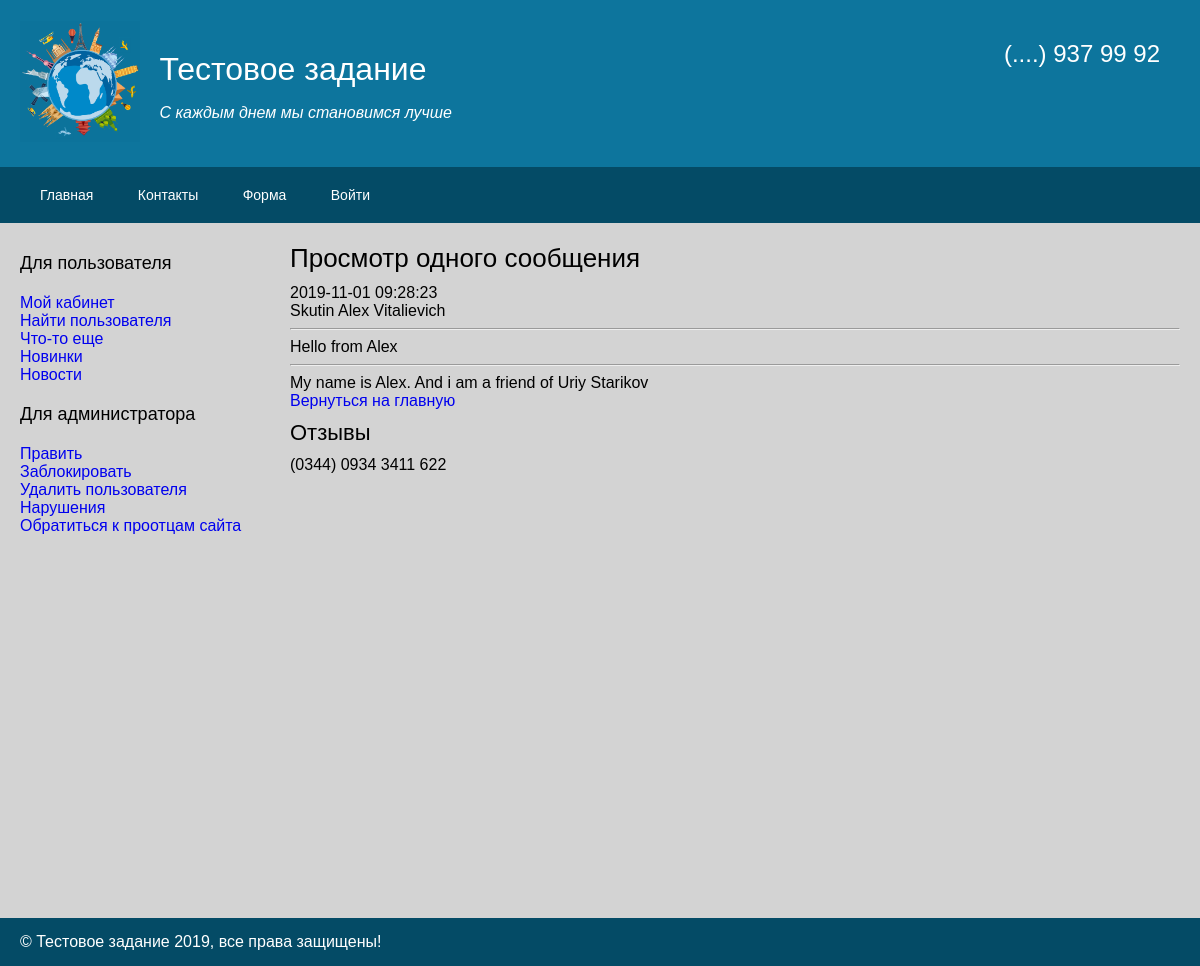
Screenshot of /messages/one/3 with the database file from the repository.
### tables this page shows
CREATE TABLE `messages` (
  `id_message` int(10) UNSIGNED NOT NULL,
  `dt` timestamp NOT NULL DEFAULT current_timestamp(),
  `full_name` varchar(64) NOT NULL,
  `name` varchar(64) NOT NULL,
  `text` text NOT NULL
);

### Core/Template.php (called while the page is built, shortened)
<?php
    class Template{
        protected $globalVars;
        protected function __construct(){
            $this->globalVars = [];
        }
        public function addGlobal($name, $value){
            $this->globalVars[$name] = $value;
        }
        public function render($fname, $params = []){
            extract($this->globalVars);
            extract($params);
            include "View/{$fname}.php";
            return ob_get_clean();
        }
    }

### Controllers/Base.php (called while the page is built, shortened)
<?php
    abstract class Base{
        protected $templateBuilder;
        public function __construct(){
            $this->templateBuilder = Template::instance();
        }
        public function load($params){
            $this->params = $params;
        }
        public function template($path, $params = []){
            return $this->template = $this->templateBuilder->render($path, $params);
        }
    }

### Controllers/Messages.php (called while the page is built, shortened)
<?php
    class Messages extends Client {
        protected $model;
        public function __construct(){
            $this->model = new Model();
        }
        public function action_one(){
            $id = $this->params[2] ?? '';
            $message = $this->model->one($id);
            if($message === false){
                throw new Exceptions\E404('message not found');
            } else{
                $this->content = $this->template('v_one', [
                    'id' => $id,
                    'message' => $message
                ]);
            }
        }
    }

### autoload.php (called while the page is built, shortened)
<?php
    spl_autoload_register(function($className){
        $path = str_replace('\\', '/', $className) . '.php';
    });

### Core/Sql.php (called while the page is built, shortened)
<?php
    class Sql{
        protected static $instance;
        protected $db;
        public static function instance(){
            if(self::$instance == null){
                self::$instance = new self();
            }
            return self::$instance;
        }
        protected function __construct(){
            $this->db = new PDO ('mysql:host=localhost;dbname=phpcource', 'root', '');
            $this->db->exec('SET NAMES UTF8');
        }
        public function select($sql, $params = []){
            return $this->query($sql, $params)->fetchAll();
        }
        public function query($sql, $params = []){
            $query = $this->db->prepare($sql);
            $query->execute($params);
            return $query;
        }
        protected function checkError($query)
        {
            $info = $query->errorInfo();
        }
        public function one ($table, $where, $whereParams = []){
            $sql = "SELECT * FROM $table WHERE $where";
            return $this->select($sql, $whereParams);
        }
    }

### Core/Model.php (called while the page is built, shortened)
<?php
    abstract class Model
    {
        protected $db;
        protected $table;
        protected $pk;
        public function __construct(){
            $this->db = Sql::instance();
        }
        public function one($id){
            $res = $this->db->one("$this->table", "$this->pk=:id",
                    ['id' => $id]);
            return $res[0] ?? false;
        }
    }

### Models/Messages.php (called while the page is built, shortened)
<?php
    class Messages extends Model {
        public function __construct(){
            $this->table = 'messages';
            $this->pk = 'id_message';
        }
    }

### View/v_one.php (the view, shortened to what this page needs)
<!doctype html>
<html lang="en">
<head>
</head>
<body>
<em><?=$message['dt'] ?></em>
<br>
<strong><?=$message['full_name'] ?></strong>
<hr>
<strong><?=$message['name'] ?></strong>
<hr>
<div><?=$message['text'] ?></div>
<a href="<?=$root?>messages">Вернуться на главную</a>
</body>
</html>

### Assets/css/styles.css (style rules this page uses)
body,html { color:#000; font-family:OpenSans-Regular,Arial; background-color: lightgray; font-size:16px;height:100% }
a { outline:0; text-decoration:none }

### rows the page displays
messages: dt "2019-11-01 09:28:23", full_name "Skutin Alex Vitalievich", name "Hello from Alex", text "My name is Alex. And i am a friend of Uriy Starikov"

### other values shown
$title "Просмотр одного сообщения"
